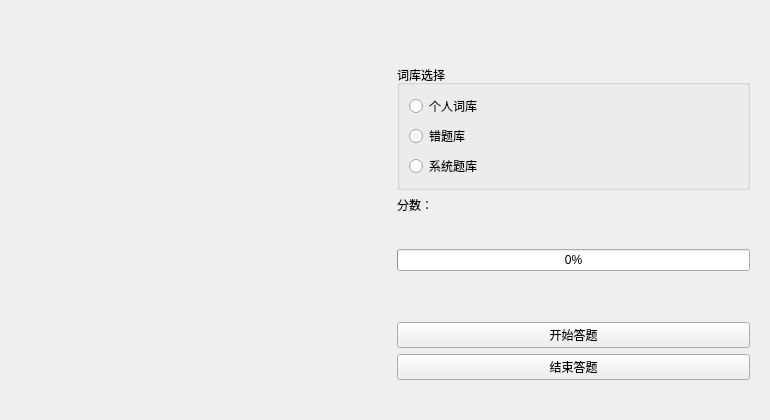
<?xml version="1.0" encoding="UTF-8"?>
<ui version="4.0">
 <class>Choosegame</class>
 <widget class="QWidget" name="Choosegame">
  <property name="geometry">
   <rect>
    <x>0</x>
    <y>0</y>
    <width>770</width>
    <height>420</height>
   </rect>
  </property>
  <property name="minimumSize">
   <size>
    <width>770</width>
    <height>420</height>
   </size>
  </property>
  <property name="maximumSize">
   <size>
    <width>770</width>
    <height>420</height>
   </size>
  </property>
  <property name="windowTitle">
   <string>Form</string>
  </property>
  <layout class="QHBoxLayout" name="horizontalLayout">
   <item>
    <widget class="Choicemodel" name="model" native="true"/>
   </item>
   <item>
    <widget class="QWidget" name="widget_2" native="true">
     <layout class="QVBoxLayout" name="verticalLayout_2">
      <item>
       <spacer name="verticalSpacer">
        <property name="orientation">
         <enum>Qt::Vertical</enum>
        </property>
        <property name="sizeHint" stdset="0">
         <size>
          <width>20</width>
          <height>40</height>
         </size>
        </property>
       </spacer>
      </item>
      <item>
       <widget class="QGroupBox" name="groupBox">
        <property name="title">
         <string>词库选择</string>
        </property>
        <layout class="QVBoxLayout" name="verticalLayout">
         <item>
          <widget class="QRadioButton" name="personalL">
           <property name="text">
            <string>个人词库</string>
           </property>
          </widget>
         </item>
         <item>
          <widget class="QRadioButton" name="WrongL">
           <property name="text">
            <string>错题库</string>
           </property>
          </widget>
         </item>
         <item>
          <widget class="QRadioButton" name="defaultL">
           <property name="text">
            <string>系统题库</string>
           </property>
          </widget>
         </item>
        </layout>
       </widget>
      </item>
      <item>
       <widget class="QLabel" name="score">
        <property name="text">
         <string>分数：</string>
        </property>
       </widget>
      </item>
      <item>
       <widget class="QLabel" name="scorela">
        <property name="font">
         <font>
          <pointsize>15</pointsize>
         </font>
        </property>
        <property name="layoutDirection">
         <enum>Qt::LeftToRight</enum>
        </property>
        <property name="text">
         <string/>
        </property>
        <property name="alignment">
         <set>Qt::AlignRight|Qt::AlignTrailing|Qt::AlignVCenter</set>
        </property>
       </widget>
      </item>
      <item>
       <widget class="QProgressBar" name="progressBar">
        <property name="sizePolicy">
         <sizepolicy hsizetype="Preferred" vsizetype="Fixed">
          <horstretch>0</horstretch>
          <verstretch>0</verstretch>
         </sizepolicy>
        </property>
        <property name="value">
         <number>0</number>
        </property>
       </widget>
      </item>
      <item>
       <spacer name="verticalSpacer_2">
        <property name="orientation">
         <enum>Qt::Vertical</enum>
        </property>
        <property name="sizeHint" stdset="0">
         <size>
          <width>20</width>
          <height>20</height>
         </size>
        </property>
       </spacer>
      </item>
      <item>
       <widget class="QPushButton" name="startBtn">
        <property name="sizePolicy">
         <sizepolicy hsizetype="Preferred" vsizetype="Fixed">
          <horstretch>0</horstretch>
          <verstretch>0</verstretch>
         </sizepolicy>
        </property>
        <property name="text">
         <string>开始答题</string>
        </property>
       </widget>
      </item>
      <item>
       <widget class="QPushButton" name="stopBtn">
        <property name="text">
         <string>结束答题</string>
        </property>
       </widget>
      </item>
      <item>
       <spacer name="verticalSpacer_3">
        <property name="orientation">
         <enum>Qt::Vertical</enum>
        </property>
        <property name="sizeType">
         <enum>QSizePolicy::Preferred</enum>
        </property>
        <property name="sizeHint" stdset="0">
         <size>
          <width>20</width>
          <height>20</height>
         </size>
        </property>
       </spacer>
      </item>
     </layout>
    </widget>
   </item>
  </layout>
 </widget>
 <customwidgets>
  <customwidget>
   <class>Choicemodel</class>
   <extends>QWidget</extends>
   <header>choicemodel.h</header>
   <container>1</container>
  </customwidget>
 </customwidgets>
 <resources/>
 <connections/>
</ui>
